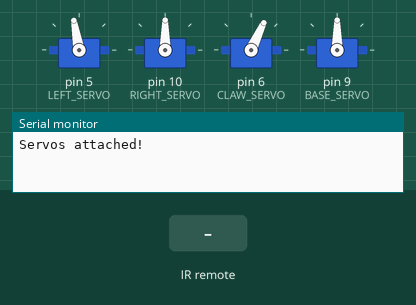
This sketch was run on a simulated Arduino Uno, built with avr-gcc and run on an emulated ATmega328P. Parts: 4 × servo, the last lines printed to the serial monitor. The inputs (shaded band) are chosen by the test bench.

Above: at 1.3 s.
1.4 s: infrared code 0xFF9867 received
At 2.1 s:
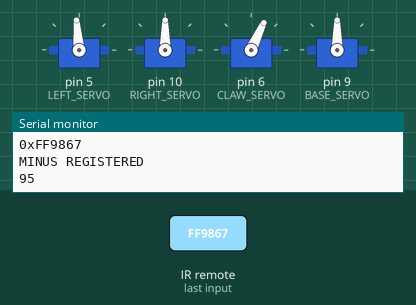
2.9 s: infrared code 0xFF22DD received
At 3.3 s:
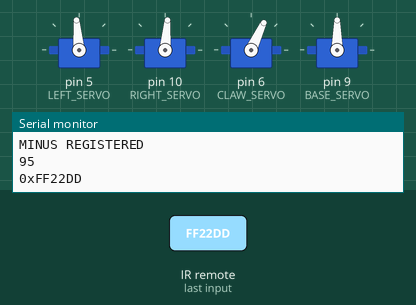
4.5 s: infrared code 0xFF02FD received
At 5.6 s:
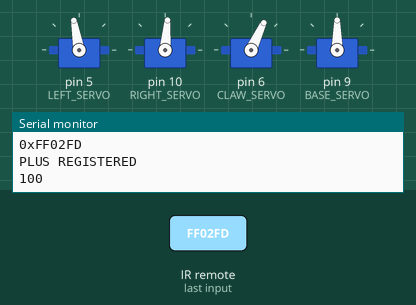
6.1 s: infrared code 0xFFE01F received
At 6.7 s:
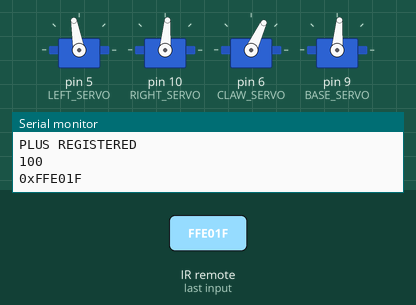
Timing chart, 0 to 8.7 s (numbered marks = the images above; inputs shaded):
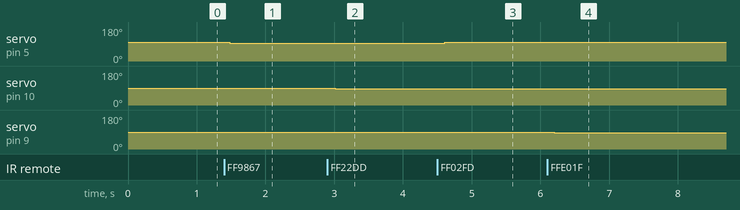

Measured:
- after the input at 1.4 s, servo on pin 5 (LEFT_SERVO): 100° → 95° after 0.08 s
- after the input at 2.9 s, servo on pin 10 (RIGHT_SERVO): 90° → 85° after 0.11 s
- after the input at 4.5 s, servo on pin 5 (LEFT_SERVO): 95° → 100° after 0.11 s
- after the input at 6.1 s, servo on pin 9 (BASE_SERVO): 90° → 85° after 0.10 s

The sketch:

RoboticArmFinal.ino
```cpp
#include <IRremote.h>
#include <Servo.h>

#define DELAY           30

#define IR_PIN      3
#define LEFT_SERVO  5
#define RIGHT_SERVO 10
#define CLAW_SERVO  6
#define BASE_SERVO  9

// remote-1
#define POWER_1     0xFFA25D
#define MENU_1      0xFFE21D
#define TEST_1      0xFF22DD
#define RETURN_1    0xFFC23D
#define PLUS_VOL_1  0xFF02FD
#define MINUS_VOL_1 0xFF9867
#define PLAY_1      0xFFA857
#define BACK_1      0xFFE01F
#define FORWARD_1   0xFF906F
#define C_1         0xFFB04F
#define ZERO_1      0xFF6897
#define ONE_1       0xFF30CF
#define TWO_1       0xFF18E7
#define THREE_1     0xFF7A85
#define FOUR_1      0xFF10EF
#define FIVE_1      0xFF38C7
#define SIX_1       0xFF5AA5
#define SEVEN_1     0xFF42BD
#define EIGHT_1     0xFF4AB5
#define NINE_1      0xFF52AD

#define REMOTE      1

IRrecv irRecv(IR_PIN);
decode_results Signal;

Servo leftServo;
Servo rightServo;
Servo clawServo;
Servo baseServo;

unsigned int ANGLE_INCREMENT = 5;

const unsigned int leftServoMax    = 160;
const unsigned int leftServoMin    = 50;
const unsigned int rightServoMax   = 160;
const unsigned int rightServoMin   = 20;
const unsigned int clawServoMax    = 100;
const unsigned int clawServoMin    = 40;
const unsigned int baseServoMax    = 180;
const unsigned int baseServoMin    = 0;

const unsigned int leftServoReset  = 100;
const unsigned int rightServoReset = 90 ;
const unsigned int clawServoReset  = 65;
const unsigned int baseServoReset  = 90;

unsigned int leftServoAngle  = leftServoReset;
unsigned int rightServoAngle = rightServoReset;
unsigned int clawServoAngle  = clawServoReset;
unsigned int baseServoAngle  = baseServoReset;

void setup() {
  Serial.begin(9600);

  leftServo.attach(LEFT_SERVO);
  rightServo.attach(RIGHT_SERVO);
  clawServo.attach(CLAW_SERVO);
  baseServo.attach(BASE_SERVO);

  leftServo.write(leftServoAngle);
  delay(DELAY);
  rightServo.write(rightServoAngle);
  delay(DELAY);
  clawServo.write(clawServoAngle);
  delay(DELAY);
  baseServo.write(baseServoAngle);
  delay(DELAY);

  Serial.println("Servos attached!");

  irRecv.enableIRIn();

}

void loop() {
  if(irRecv.decode(&Signal)){

    Serial.print("0x");
    Serial.println(Signal.value, HEX);

    //Reset servo positions
    if(Signal.value == POWER_1){
      leftServoAngle  = leftServoReset;
      rightServoAngle = rightServoReset;
      clawServoAngle  = clawServoReset;
      baseServoAngle  = baseServoReset;
    }

    //Output the servo values
    else if(Signal.value == MENU_1){
      Serial.print("LEFT: ");
      Serial.println(leftServo.read());
      Serial.print("RIGHT: ");
      Serial.println(rightServo.read());
      Serial.print("CLAW: ");
      Serial.println(clawServo.read());
      Serial.print("BASE: ");
      Serial.println(baseServo.read());
    }

    //Change the speed of the movement
    else if(Signal.value == ONE_1){
      ANGLE_INCREMENT--;
      if(ANGLE_INCREMENT <= 0)
        ANGLE_INCREMENT = 1;
    }
    else if(Signal.value == TWO_1){
      ANGLE_INCREMENT++;
      if(ANGLE_INCREMENT > 15)
        ANGLE_INCREMENT = 15;
    }

    //Forward or Backward
    else if(Signal.value == PLUS_VOL_1){
      Serial.println("PLUS REGISTERED");
      leftServoAngle += ANGLE_INCREMENT;
      Serial.println(leftServoAngle);
      if(leftServoAngle > leftServoMax)
        leftServoAngle = leftServoMax;
    }
    else if(Signal.value == MINUS_VOL_1){
      Serial.println("MINUS REGISTERED");
      leftServoAngle -= ANGLE_INCREMENT;
      Serial.println(leftServoAngle);
      if(leftServoAngle < leftServoMin)
        leftServoAngle = leftServoMin;
    }

    // Left or Right
    else if(Signal.value == FORWARD_1){
      baseServoAngle += ANGLE_INCREMENT;
      if(baseServoAngle > baseServoMax)
        baseServoAngle = baseServoMax;
    }
    else if(Signal.value == BACK_1){
      baseServoAngle -= ANGLE_INCREMENT;
      if(baseServoAngle < baseServoMin)
        baseServoAngle = baseServoMin;
    }

    // Up and Down
    else if(Signal.value == RETURN_1){
      rightServoAngle += ANGLE_INCREMENT;
      if(rightServoAngle > rightServoMax)
        rightServoAngle = rightServoMax;
    }
    else if(Signal.value == TEST_1){
      rightServoAngle -= ANGLE_INCREMENT;
      if(rightServoAngle < rightServoMin)
        rightServoAngle = rightServoMin;
    }

    // Open and Close claw
    else if(Signal.value == ZERO_1){
      clawServoAngle -= ANGLE_INCREMENT;
      if(clawServoAngle < clawServoMin)
        clawServoAngle = clawServoMin;
    }
    else if(Signal.value == C_1){
      clawServoAngle += ANGLE_INCREMENT;
      if(clawServoAngle > clawServoMax)
        clawServoAngle = clawServoMax;

    }

    irRecv.resume();
  }

  rightServo.write(rightServoAngle);
  delay(DELAY);
  leftServo.write(leftServoAngle);
  delay(DELAY);
  baseServo.write(baseServoAngle);
  delay(DELAY);
  clawServo.write(clawServoAngle);
  delay(DELAY);
}
```
